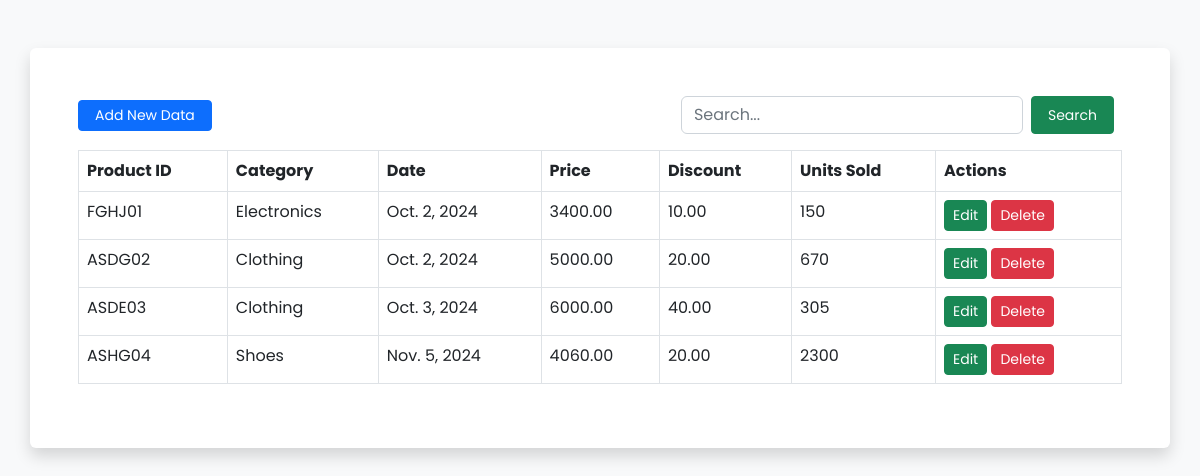
Before: / with the older database file.
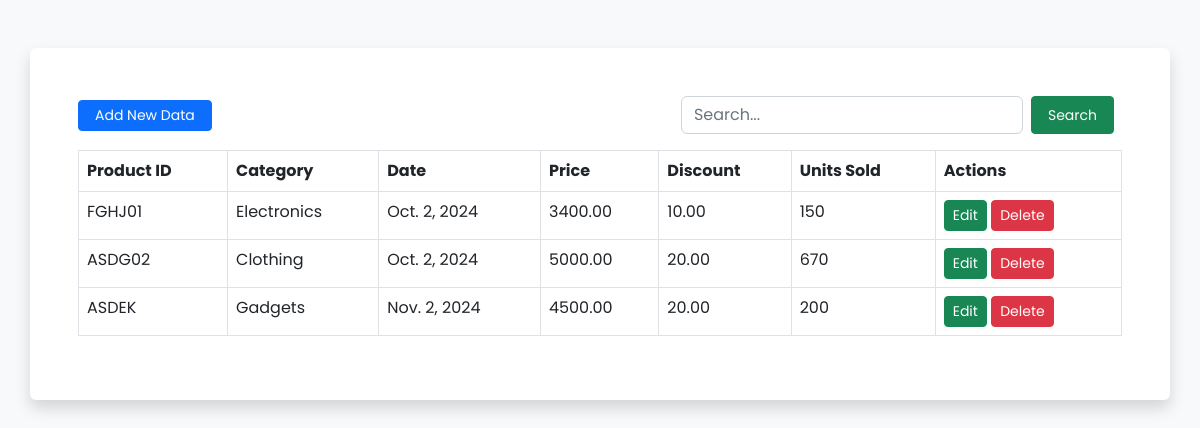
After: the same page with the newer database file.
### app/models.py (models this page shows, shortened)
class Sales(models.Model):
    product_ID = models.CharField(max_length=100, unique=True)
    category = models.CharField(max_length=100)
    date=models.DateField()
    price = models.DecimalField(max_digits=10, decimal_places=2)
    discount=models.DecimalField(max_digits=4, decimal_places=2,default=0.00)
    units_sold=models.IntegerField()
    is_active=models.BooleanField(default=True)

### app/views.py (the view, shortened to what this page needs)
# urls.py: path('', views.index, name="index"),
def index(request):
    sales = Sales.objects.filter(is_active=True)
    search_query = request.POST.get("query", "")
    context = {
        "sales": sales,
        "search_query": search_query
    }
    return render(request, "index.html", context)

### app/templates/index.html (shortened to what this page needs)
<!doctype html>
<html lang="en">
  <head>
    <link rel="stylesheet" href="https://cdnjs.cloudflare.com/ajax/libs/font-awesome/6.4.0/css/all.min.css" />
    <link href="https://cdn.jsdelivr.net/npm/bootstrap@5.2.3/dist/css/bootstrap.min.css" rel="stylesheet">
</head>
  <body class="bg-light">
    <div class="container mt-5 p-5 rounded shadow bg-white">
        <div class="d-flex mb-3 justify-content-between align-items-center">
            <a href="#" data-bs-toggle="modal" data-bs-target="#addSalesModal" class="btn btn-primary px-3 btn-sm">Add New Data</a>
            <form method="post" class="d-flex">
                <input type="search" name="query" class="form-control" placeholder="Search..." value="{{ search_query }}">
                <button type="submit" class="btn btn-success btn-sm px-3 mx-2" name="search">Search</button>
            </form>
        </div>
        <table class="table table-bordered">
            <thead>
                <tr>
                    <th scope="col">Product ID</th>
                    <th scope="col">Category</th>
                    <th scope="col">Date</th>
                    <th scope="col">Price</th>
                    <th scope="col">Discount</th>
                    <th scope="col">Units Sold</th>
                    <th scope="col">Actions</th>
                </tr>
            </thead>
            <tbody>
                {% for sale in sales %}
                    <tr>
                        <td>{{ sale.product_ID }}</td>
                        <td>{{ sale.category }}</td>
                        <td>{{ sale.date }}</td>
                        <td>{{ sale.price }}</td>
                        <td>{{ sale.discount }}</td>
                        <td>{{ sale.units_sold }}</td>
                        <td>
                            <a href="#" data-bs-toggle="modal" data-bs-target="#updateSalesModal_{{ sale.id }}" class="btn btn-sm btn-success">Edit</a>
                            <a href="#" data-bs-toggle="modal" data-bs-target="#deleteSalesModal_{{ sale.id }}" class="btn btn-sm btn-danger">Delete</a>
                        </td>
                    </tr>
                {% endfor %}
            </tbody>
        </table>
    </div>
</body>
  </body>
</html>

### app/templates/index.html (style rules this page uses)
* { font-family: 'Poppins', sans-serif; }

Changed rows visible on the page:
no longer on this page (row edited): Sales: product_ID "ASDE03", category "Clothing", date "Oct. 3, 2024", price "6000.00", discount "40.00", units_sold "305"
removed Sales: product_ID "ASHG04", category "Shoes", date "Nov. 5, 2024", price "4060.00", discount "20.00", units_sold "2300"
added Sales: product_ID "ASDEK", category "Gadgets", date "Nov. 2, 2024", price "4500.00", discount "20.00", units_sold "200"
